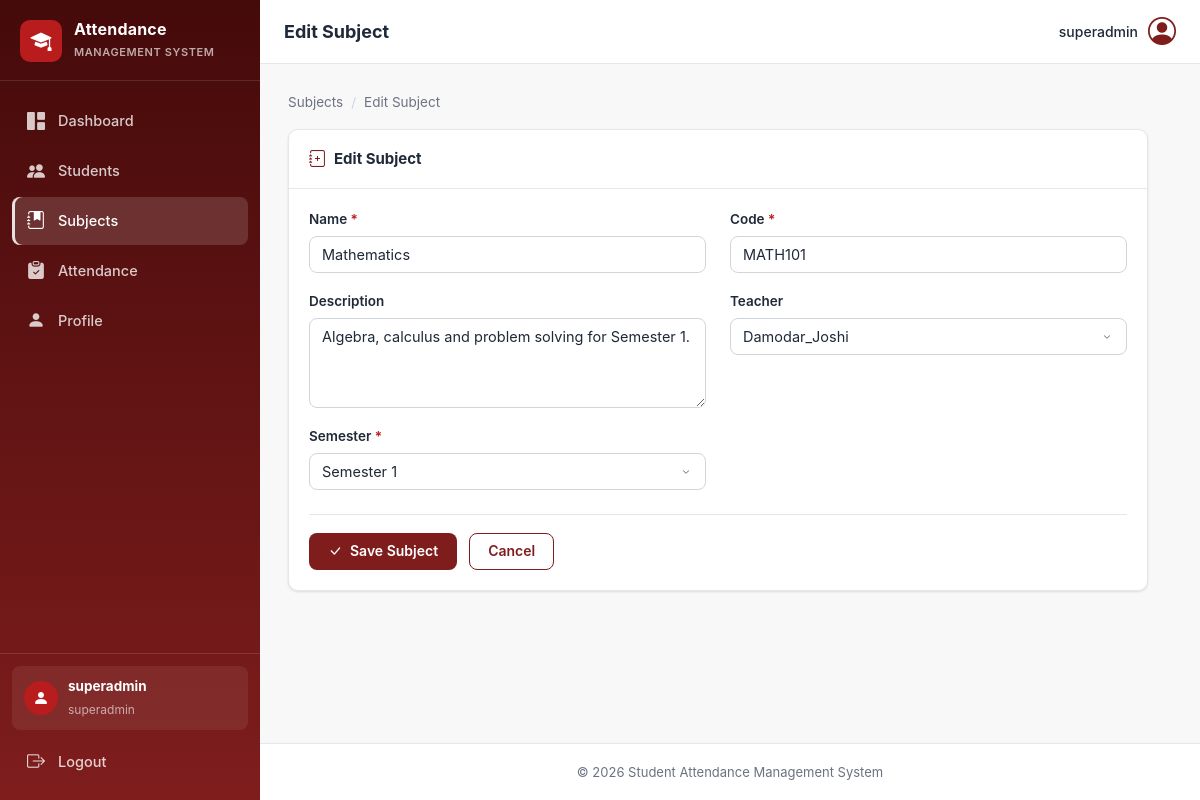
The app's page /subjects/1/edit/ (signed in) with its own data.
### subjects/models.py (models this page shows, shortened)
class Subject(models.Model):
    SEMESTER_CHOICES = (
        (1, "Semester 1"),
        (2, "Semester 2"),
        (3, "Semester 3"),
        (4, "Semester 4"),
        (5, "Semester 5"),
        (6, "Semester 6"),
        (7, "Semester 7"),
        (8, "Semester 8"),
    )
    name = models.CharField(max_length=100)
    code = models.CharField(max_length=20, unique=True)
    description = models.TextField(blank=True)
    teacher = models.ForeignKey(User, on_delete=models.SET_NULL, null=True, blank=True, related_name="subjects")
    semester = models.PositiveSmallIntegerField(choices=SEMESTER_CHOICES)
    created_at = models.DateTimeField(auto_now_add=True)
    updated_at = models.DateTimeField(auto_now=True)

### subjects/views.py (the view)
# urls.py: path("<int:pk>/edit/", views.subject_edit, name="subject_edit"),
@login_required
def subject_edit(request, pk):
    subject = get_object_or_404(Subject, pk=pk)
    if request.method == "POST":
        form = SubjectForm(request.POST, instance=subject)
        if form.is_valid():
            form.save()
            messages.success(request, "Subject updated successfully!")
            return redirect(
                "subjects:subject_detail",
                pk=subject.pk,
            )
    else:
        form = SubjectForm(instance=subject)
    return render(
        request,
        "subjects/subject_form.html",
        {
            "form": form,
            "subject": subject,
            "title": "Edit Subject",
        },
    )

### subjects/forms.py
class SubjectForm(forms.ModelForm):
    class Meta:
        model = Subject
        fields = [
            "name",
            "code",
            "description",
            "teacher",
            "semester",
        ]
        widgets = {
            "name": forms.TextInput(
                attrs={
                    "class": "form-control",
                    "placeholder": "Enter subject name",
                }
            ),
            "code": forms.TextInput(
                attrs={
                    "class": "form-control",
                    "placeholder": "Enter subject code (e.g., CS101)",
                }
            ),
            "description": forms.Textarea(
                attrs={
                    "class": "form-control",
                    "rows": 3,
                    "placeholder": "Optional description",
                }
            ),
            "teacher": forms.Select(
                attrs={"class": "form-control"}
            ),
            "semester": forms.Select(
                attrs={"class": "form-control"}
            ),
        }

### templates/subjects/subject_form.html (shortened to what this page needs)
{% extends "base.html" %}
{% load static %}
{% block page_title %}{{ title }}{% endblock %}
{% block extra_css %}<link rel="stylesheet" href="{% static 'css/forms.css' %}">{% endblock %}
{% block content %}
<div class="breadcrumb">
    <a href="{% url 'subjects:subject_list' %}">Subjects</a>
    <span class="breadcrumb-sep">/</span>
    <span>{{ title }}</span>
</div>
<section class="card form-card">
    <div class="card-header">
        <h3 class="card-title"><i class="bi bi-journal-plus"></i> {{ title }}</h3>
    </div>
    <div class="card-body">
        <form method="post" class="form-grid">
            {% for field in form %}
                <div class="form-group {% if field.errors %}has-error{% endif %}{% if field.field.widget.input_type == 'textarea' %} form-group-full{% endif %}">
                    <label for="{{ field.id_for_label }}">{{ field.label }}{% if field.field.required %} <span class="required">*</span>{% endif %}</label>
                    {{ field }}
                </div>
            {% endfor %}
            <div class="form-actions">
                <button type="submit" class="btn btn-primary"><i class="bi bi-check-lg"></i> Save Subject</button>
                <a href="{% if form.instance.pk %}{% url 'subjects:subject_detail' form.instance.pk %}{% else %}{% url 'subjects:subject_list' %}{% endif %}" class="btn btn-outline">Cancel</a>
            </div>
        </form>
    </div>
</section>
{% endblock %}

### templates/base.html (shortened to what this page needs)
{% load static %}
<!DOCTYPE html>
<html lang="en">
<head>
    <link rel="stylesheet" href="{% static 'css/style.css' %}">
    <link rel="stylesheet" href="https://cdn.jsdelivr.net/npm/bootstrap-icons@1.11.3/font/bootstrap-icons.min.css">
    {% block extra_css %}{% endblock %}
</head>
<body class="{% block body_class %}{% endblock %}">
    {% block body %}
    <div class="layout">
        <aside class="sidebar" id="sidebar">
            <div class="sidebar-brand">
                <span class="brand-icon"><i class="bi bi-mortarboard-fill"></i></span>
                <div class="brand-text">
                    <strong>Attendance</strong>
                    <small>Management System</small>
                </div>
            </div>
            <nav class="sidebar-nav" aria-label="Main navigation">
                <a href="{% url 'dashboard:dashboard' %}" class="nav-link {% if request.resolver_match.app_name == 'dashboard' %}active{% endif %}">
                    <i class="bi bi-grid-1x2-fill"></i><span>Dashboard</span>
                </a>
                <a href="{% url 'students:student_list' %}" class="nav-link {% if request.resolver_match.app_name == 'students' %}active{% endif %}">
                    <i class="bi bi-people-fill"></i><span>Students</span>
                </a>
                <a href="{% url 'subjects:subject_list' %}" class="nav-link {% if request.resolver_match.app_name == 'subjects' %}active{% endif %}">
                    <i class="bi bi-journal-bookmark-fill"></i><span>Subjects</span>
                </a>
                <a href="{% url 'attendance:attendance_list' %}" class="nav-link {% if request.resolver_match.app_name == 'attendance' %}active{% endif %}">
                    <i class="bi bi-clipboard-check-fill"></i><span>Attendance</span>
                </a>
                <a href="{% url 'accounts:profile' %}" class="nav-link {% if request.resolver_match.app_name == 'accounts' %}active{% endif %}">
                    <i class="bi bi-person-fill"></i><span>Profile</span>
                </a>
            </nav>
            <div class="sidebar-footer">
                <div class="sidebar-user">
                    <span class="user-avatar"><i class="bi bi-person-fill"></i></span>
                    <div class="sidebar-user-info">
                        <strong>{{ user.get_full_name|default:user.username }}</strong>
                        <small>{{ user.username }}</small>
                    </div>
                </div>
                <a href="{% url 'accounts:logout' %}" class="nav-link nav-link-logout">
                    <i class="bi bi-box-arrow-right"></i><span>Logout</span>
                </a>
            </div>
        </aside>
        <div class="main-wrapper">
            <header class="topbar">
                <h1 class="page-title">{% block page_title %}Dashboard{% endblock %}</h1>
                <div class="topbar-user">
                    <span class="topbar-user-name">{{ user.get_full_name|default:user.username }}</span>
                    <a href="{% url 'accounts:profile' %}" class="topbar-avatar" title="My Profile"><i class="bi bi-person-circle"></i></a>
                </div>
            </header>
            <main class="content">
                {% block content %}{% endblock %}
            </main>
            <footer class="footer">
                <span>&copy; 2026 Student Attendance Management System</span>
            </footer>
        </div>
    </div>
    {% endblock %}
</body>
</html>

### static/css/forms.css (style rules this page uses)
.form-card { max-width: 860px; }
.form-grid { display: grid; grid-template-columns: 1fr 1fr; gap: 18px 24px; }
.form-group { display: flex; flex-direction: column; gap: 6px; }
.form-group label { font-size: 13.5px; font-weight: 600; color: var(--text); }
.form-group .required { color: var(--danger); }
.form-control { width: 100%; padding: 9px 12px; border: 1px solid #d1d5db; border-radius: var(--radius); font-size: 14.5px; font-family: inherit; color: var(--text); background: var(--surface); transition: border-color 0.15s ease, box-shadow 0.15s ease; }
.form-control::placeholder { color: #9ca3af; }
textarea.form-control { resize: vertical; min-height: 90px; }
select.form-control { appearance: none; -webkit-appearance: none; background-repeat: no-repeat; background-position: right 12px center; background-size: 14px; padding-right: 36px; }
.form-actions { grid-column: 1 / -1; display: flex; gap: 12px; padding-top: 18px; border-top: 1px solid var(--border); margin-top: 6px; }

### records on screen
Subject: form "Mathematics" "MATH101" "Algebra, calculus and problem solving for Semester 1." "Damodar_Joshi" "Semester 1"

### other values on screen
{{ user.get_full_name|default:user.username }} "superadmin"
{{ user.username }} "superadmin"
{{ title }} "Edit Subject"
{{ field.label }} "Name" "Code" "Description" "Teacher" "Semester"
